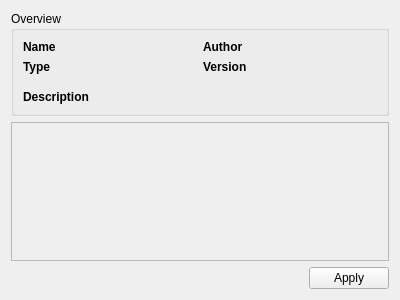
<?xml version="1.0" encoding="UTF-8"?>
<ui version="4.0">
 <class>EffectSettingWidget</class>
 <widget class="QWidget" name="EffectSettingWidget">
  <property name="geometry">
   <rect>
    <x>0</x>
    <y>0</y>
    <width>400</width>
    <height>300</height>
   </rect>
  </property>
  <property name="windowTitle">
   <string>Dialog</string>
  </property>
  <layout class="QVBoxLayout" name="verticalLayout">
   <item>
    <widget class="QGroupBox" name="groupBox">
     <property name="title">
      <string>Overview</string>
     </property>
     <layout class="QGridLayout" name="gridLayout">
      <item row="0" column="0">
       <widget class="QLabel" name="nameLabel">
        <property name="font">
         <font>
          <weight>75</weight>
          <bold>true</bold>
         </font>
        </property>
        <property name="text">
         <string>Name</string>
        </property>
       </widget>
      </item>
      <item row="0" column="1">
       <widget class="QLabel" name="nameValueLabel">
        <property name="text">
         <string/>
        </property>
       </widget>
      </item>
      <item row="0" column="2">
       <widget class="QLabel" name="authorLabel">
        <property name="font">
         <font>
          <weight>75</weight>
          <bold>true</bold>
         </font>
        </property>
        <property name="text">
         <string>Author</string>
        </property>
       </widget>
      </item>
      <item row="0" column="3">
       <widget class="QLabel" name="authorValueLabel">
        <property name="text">
         <string/>
        </property>
       </widget>
      </item>
      <item row="1" column="0">
       <widget class="QLabel" name="typeLabel">
        <property name="font">
         <font>
          <weight>75</weight>
          <bold>true</bold>
         </font>
        </property>
        <property name="text">
         <string>Type</string>
        </property>
       </widget>
      </item>
      <item row="1" column="1">
       <widget class="QLabel" name="typeValueLabel">
        <property name="text">
         <string/>
        </property>
       </widget>
      </item>
      <item row="1" column="2">
       <widget class="QLabel" name="versionLabel">
        <property name="font">
         <font>
          <weight>75</weight>
          <bold>true</bold>
         </font>
        </property>
        <property name="text">
         <string>Version</string>
        </property>
       </widget>
      </item>
      <item row="1" column="3">
       <widget class="QLabel" name="versionValueLabel">
        <property name="text">
         <string/>
        </property>
       </widget>
      </item>
      <item row="3" column="0">
       <widget class="QLabel" name="descLabel">
        <property name="font">
         <font>
          <weight>75</weight>
          <bold>true</bold>
         </font>
        </property>
        <property name="text">
         <string>Description</string>
        </property>
        <property name="wordWrap">
         <bool>false</bool>
        </property>
       </widget>
      </item>
      <item row="3" column="1" colspan="3">
       <widget class="QLabel" name="descValueLabel">
        <property name="text">
         <string/>
        </property>
        <property name="wordWrap">
         <bool>false</bool>
        </property>
       </widget>
      </item>
      <item row="2" column="0">
       <spacer name="verticalSpacer">
        <property name="orientation">
         <enum>Qt::Vertical</enum>
        </property>
        <property name="sizeType">
         <enum>QSizePolicy::Fixed</enum>
        </property>
        <property name="sizeHint" stdset="0">
         <size>
          <width>0</width>
          <height>10</height>
         </size>
        </property>
       </spacer>
      </item>
     </layout>
    </widget>
   </item>
   <item>
    <widget class="QScrollArea" name="scrollArea">
     <property name="widgetResizable">
      <bool>true</bool>
     </property>
     <widget class="QWidget" name="scrollAreaWidgetContents">
      <property name="geometry">
       <rect>
        <x>0</x>
        <y>0</y>
        <width>386</width>
        <height>147</height>
       </rect>
      </property>
      <layout class="QVBoxLayout" name="verticalLayout_2">
       <item>
        <layout class="QFormLayout" name="settingsLayout"/>
       </item>
      </layout>
     </widget>
    </widget>
   </item>
   <item>
    <layout class="QHBoxLayout" name="horizontalLayout">
     <property name="topMargin">
      <number>0</number>
     </property>
     <item>
      <spacer name="horizontalSpacer">
       <property name="orientation">
        <enum>Qt::Horizontal</enum>
       </property>
       <property name="sizeHint" stdset="0">
        <size>
         <width>40</width>
         <height>20</height>
        </size>
       </property>
      </spacer>
     </item>
     <item>
      <widget class="QPushButton" name="applyButton">
       <property name="text">
        <string>Apply</string>
       </property>
       <property name="icon">
        <iconset resource="../../../../resources.qrc">
         <normaloff>:/images/ok</normaloff>:/images/ok</iconset>
       </property>
      </widget>
     </item>
    </layout>
   </item>
  </layout>
 </widget>
 <resources>
  <include location="../../../../resources.qrc"/>
 </resources>
 <connections/>
</ui>
